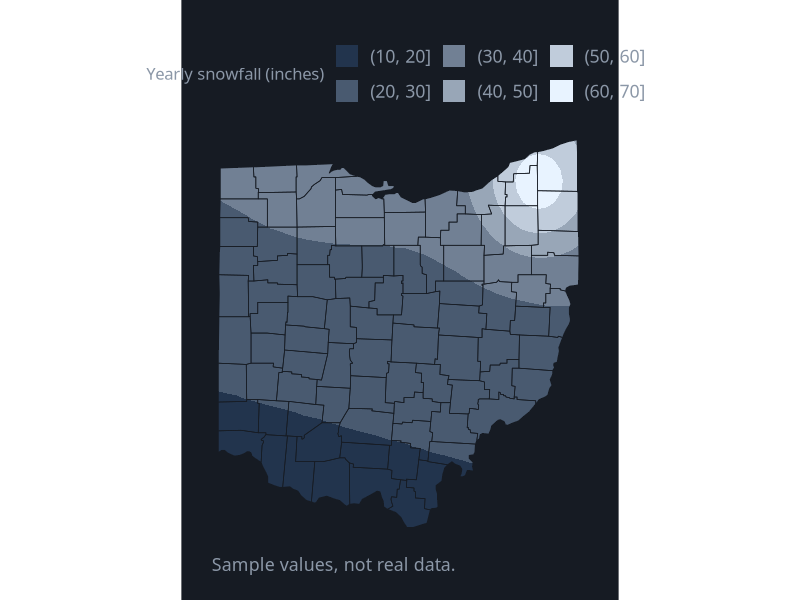
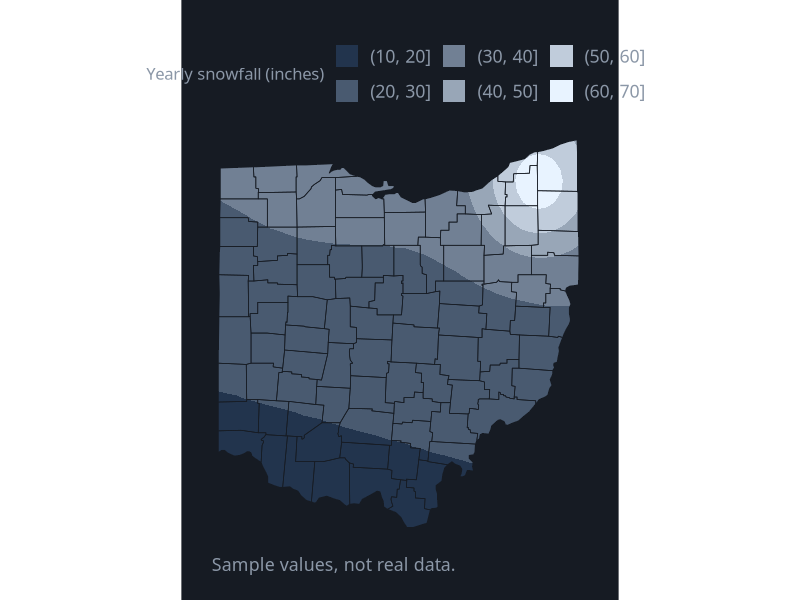

Recreate these plots in R, in order.
# Contour Map
# Question: How does average yearly snowfall change across Ohio?
# Put this script and contour.csv in the same folder, then in RStudio choose
# Session > Set Working Directory > To Source File Location.
# Also needs: sf, maps. Run install.packages(c("sf", "maps")) once.

library(tidyverse)
library(sf)

# ---- Gallery look: dark background, soft gray text ----
font <- "IBM Plex Sans"   # use "sans" if IBM Plex Sans is not installed
ink  <- "#8B97A7"

theme_gallery <- function() {
  theme_minimal(base_size = 16, base_family = font) +
    theme(
      plot.background  = element_rect(fill = "#161B23", color = NA),
      panel.grid       = element_line(color = "#222A34"),
      panel.grid.minor = element_blank(),
      text             = element_text(color = ink),
      axis.text        = element_text(color = ink),
      legend.position  = "top",
      legend.title     = element_blank(),
      plot.margin      = margin(24, 28, 18, 18)
    )
}

# Ohio's county outlines come with the maps package, so there is nothing to download
ohio <- st_as_sf(maps::map("county", "ohio", plot = FALSE, fill = TRUE)) |>
  mutate(county = str_to_title(str_remove(ID, "ohio,")))

grid <- read_csv("contour.csv", show_col_types = FALSE)

# Cover everything outside Ohio, so the bands stop at the state line
outline <- st_union(ohio)
box <- st_as_sfc(st_bbox(c(xmin = min(grid$lon) - 1, ymin = min(grid$lat) - 1,
                           xmax = max(grid$lon) + 1, ymax = max(grid$lat) + 1),
                         crs = st_crs(ohio)))
mask <- st_difference(box, outline)

p <- ggplot() +
  geom_contour_filled(data = grid, aes(x = lon, y = lat, z = snowfall_in),
                      breaks = seq(10, 70, by = 10)) +
  geom_sf(data = mask, fill = "#161B23", color = NA) +
  geom_sf(data = ohio, fill = NA, color = "#161B23", linewidth = 0.25) +
  scale_fill_manual(values = colorRampPalette(c("#22344D", "#E8F3FF"))(6),
                    name = "Yearly snowfall (inches)") +
  coord_sf(xlim = range(grid$lon), ylim = range(grid$lat), expand = FALSE) +
  labs(x = NULL, y = NULL, caption = "Sample values, not real data.") +
  theme_gallery() +
  theme(legend.title = element_text(color = ink, size = 12)) +
  theme(panel.grid = element_blank(), axis.text = element_blank(),
        plot.caption = element_text(color = ink, hjust = 0))

ggsave("contour.png", p, width = 9, height = 6, dpi = 200)
p
